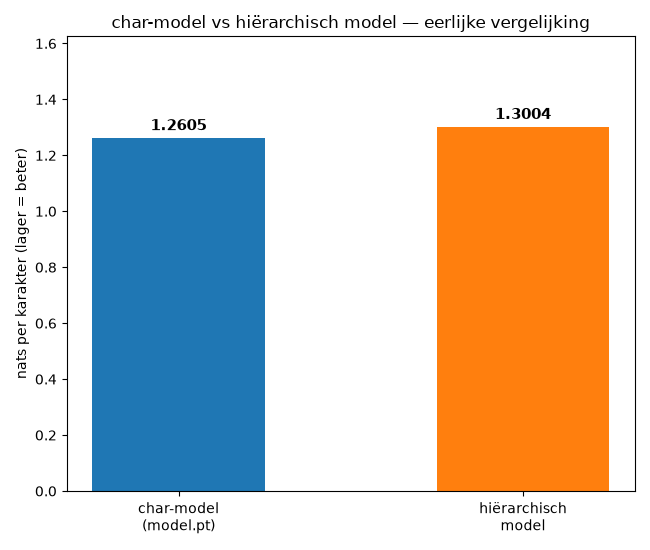

Write Python code to recreate this figure.
"""Directe vergelijking: het hiërarchische chars->woord->transformer->chars
model (experiment 14) tegen het gewone char-model (experiment 13), beide al
getraind - geen hertraining, alleen laden, meten, en dezelfde prompts door
allebei laten genereren.

Eerlijke maat: nats/karakter. Voor het char-model is dat rechtstreeks
loss_per_positie's laatste positie. Voor het hiërarchische model is dat de
cross-entropy op de inhoudskarakters, EOW-events uitgesloten (zie
train_hierarchisch.py en EXPERIMENTEN.md experiment 14 voor waarom die twee
niet zomaar hetzelfde zijn - een char-model heeft geen EOW-concept).
"""
from pathlib import Path

import torch
import torch.nn.functional as F
import matplotlib
matplotlib.use("Agg")
import matplotlib.pyplot as plt

from exp import (APPARAAT, DATA_MAP, TEKST_BESTANDEN, TRAIN_FRACTIE, CharTokenizer,
                 AffiniteitsModel, maak_batch, loss_per_positie, genereer)
from hierarchisch import (HierarchischModel, splits_in_brokken, codeer_brok,
                          bouw_brok_tensor, maak_woord_batch, genereer_hierarchisch)

LENGTE_CHAR = 64          # trainingsvenster van het char-model, in karakters
TEMPERATUUR = 0.7
PROMPTS = ["Op een dag ", "Pinkeltje is ", "Het huis was "]
N_NIEUW_KARAKTERS = 150   # voor het char-model
N_NIEUW_WOORDEN = 30      # voor het hierarchische model (levert vergelijkbaar veel tekst op)

# ---------------------------------------------------------------------------
# Data: zelfde 14-boeken-corpus, zelfde train/test-split als beide trainingen
# ---------------------------------------------------------------------------
boeken = [(n, (DATA_MAP / n).read_text(encoding="utf-8")) for n in TEKST_BESTANDEN]
tekst = "".join(t for _, t in boeken)
tok = CharTokenizer(tekst)
print(f"apparaat={APPARAAT}  vocab={tok.vocab_size}  totaal={len(tekst):,} karakters\n", flush=True)

tr, te = [], []
for _, t in boeken:
    d = torch.tensor(tok.encode(t), dtype=torch.long)
    s = int(TRAIN_FRACTIE * len(d))
    tr.append(d[:s]); te.append(d[s:])
train_ids, test_ids = torch.cat(tr).to(APPARAAT), torch.cat(te).to(APPARAAT)

# ---------------------------------------------------------------------------
# Char-model laden en meten
# ---------------------------------------------------------------------------
bundel_char = torch.load(Path(__file__).parent / "model.pt", weights_only=False, map_location="cpu")
model_char = AffiniteitsModel(tok.vocab_size, **bundel_char["config"])
model_char.load_state_dict(bundel_char["state_dict"])
model_char.eval().to(APPARAAT)
n_par_char = sum(p.numel() for p in model_char.parameters())

pp_char = loss_per_positie(model_char, test_ids, tok, LENGTE_CHAR)
nats_char = pp_char[-1].item()
print(f"char-model geladen: {n_par_char:,} parameters, nats/karakter (laatste positie) = {nats_char:.4f}", flush=True)

# ---------------------------------------------------------------------------
# Hierarchisch model laden en meten
# ---------------------------------------------------------------------------
bundel_hier = torch.load(Path(__file__).parent / "model_hierarchisch.pt", weights_only=False, map_location="cpu")
cfg = bundel_hier["config"]
model_hier = HierarchischModel(
    tok_vocab_size=cfg["tok_vocab_size"], pad_id=cfg["pad_id"], eow_id=cfg["eow_id"],
    max_brok_lengte=cfg["max_brok_lengte"], n_embed_binnen=cfg["n_embed_binnen"],
    n_lagen_enc=cfg["n_lagen_enc"], n_lagen_dec=cfg["n_lagen_dec"], n_koppen_binnen=cfg["n_koppen_binnen"],
    n_embed_buiten=cfg["n_embed_buiten"], n_lagen_buiten=cfg["n_lagen_buiten"],
    n_koppen_buiten=cfg["n_koppen_buiten"], brok_venster=cfg["brok_venster"], dropout=0.0,
)
model_hier.load_state_dict(bundel_hier["state_dict"])
model_hier.eval().to(APPARAAT)
n_par_hier = sum(p.numel() for p in model_hier.parameters())
BROK_VENSTER = cfg["brok_venster"]
EOW_ID, PAD_ID, M = cfg["eow_id"], cfg["pad_id"], cfg["max_brok_lengte"]

_, test_brokken = bouw_brok_tensor(boeken, tok, M, EOW_ID, PAD_ID, train_fractie=TRAIN_FRACTIE)
test_brokken = test_brokken.to(APPARAAT)
char_vocab_out = model_hier.decoder.uit.out_features

som_excl, aantal_excl = 0.0, 0
with torch.no_grad():
    for _ in range(20):
        x_t, y_t = maak_woord_batch(test_brokken, BROK_VENSTER, 256)
        logits_t = model_hier(x_t, y_t)
        verlies = F.cross_entropy(logits_t.reshape(-1, char_vocab_out), y_t.reshape(-1),
                                  ignore_index=PAD_ID, reduction="none")
        y_flat = y_t.reshape(-1)
        inhoud = (y_flat != PAD_ID) & (y_flat != EOW_ID)
        som_excl += verlies[inhoud].sum().item()
        aantal_excl += inhoud.sum().item()
nats_hier = som_excl / aantal_excl
print(f"hierarchisch model geladen: {n_par_hier:,} parameters, nats/karakter (inhoud, EOW uitgesloten) = {nats_hier:.4f}", flush=True)

# ---------------------------------------------------------------------------
# Samenvatting
# ---------------------------------------------------------------------------
print("\n" + "=" * 70)
print(f"{'':>28s}  nats/karakter   parameters")
print(f"{'char-model (model.pt)':>28s}  {nats_char:>13.4f}   {n_par_char:>11,}")
print(f"{'hierarchisch model':>28s}  {nats_hier:>13.4f}   {n_par_hier:>11,}")
print(f"verschil (hierarchisch - char): {nats_hier - nats_char:+.4f} nats/karakter")

# ---------------------------------------------------------------------------
# Zelfde prompts door allebei, naast elkaar
# ---------------------------------------------------------------------------
print("\n" + "=" * 70)
print("GEGENEREERDE TEKST, ZELFDE PROMPTS")
for prompt in PROMPTS:
    print(f"\n>>> {prompt!r}")
    uit_char = genereer(model_char, tok, start=prompt, n_nieuw=N_NIEUW_KARAKTERS,
                        lengte=LENGTE_CHAR, temperatuur=TEMPERATUUR)
    print(f"  char        | {uit_char[len(prompt):]}")

    brokken_start = [codeer_brok(b, tok, M, EOW_ID, PAD_ID) for b in splits_in_brokken(prompt)]
    uit_hier, _ = genereer_hierarchisch(model_hier, tok, brokken_start, brok_venster=BROK_VENSTER,
                                        n_nieuwe_woorden=N_NIEUW_WOORDEN, apparaat=APPARAAT,
                                        temperatuur=TEMPERATUUR)
    print(f"  hierarchisch| {uit_hier[len(prompt):]}")

# ---------------------------------------------------------------------------
# Plot: nats/karakter naast elkaar (staafdiagram - de twee zijn niet op
# hetzelfde per-stap-meetmoment beschikbaar, dus geen samengevoegde curve;
# zie loss.png/beste_loss_14boeken.png en hierarchisch_vgl.png voor de losse
# trainingscurves van elk model apart)
# ---------------------------------------------------------------------------
fig, ax = plt.subplots(figsize=(6.5, 5.5))
namen = ["char-model\n(model.pt)", "hiërarchisch\nmodel"]
waarden = [nats_char, nats_hier]
kleuren = ["tab:blue", "tab:orange"]
balken = ax.bar(namen, waarden, color=kleuren, width=0.5)
for balk, w in zip(balken, waarden):
    ax.annotate(f"{w:.4f}", (balk.get_x() + balk.get_width() / 2, w), textcoords="offset points",
                xytext=(0, 6), ha="center", fontsize=11, fontweight="bold")
ax.set_ylabel("nats per karakter (lager = beter)")
ax.set_title("char-model vs hiërarchisch model — eerlijke vergelijking")
ax.set_ylim(0, max(waarden) * 1.25)
fig.tight_layout()
plot_pad = Path(__file__).parent / "hierarchisch_vs_char_vgl.png"
fig.savefig(plot_pad)
print(f"\nplot opgeslagen: {plot_pad}", flush=True)
